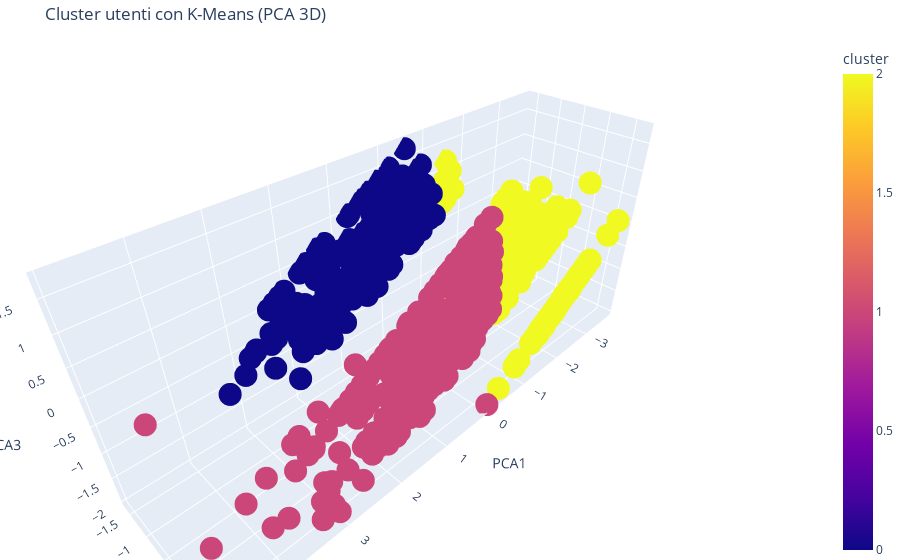

The code cell stored with this chart in its notebook:
### Code cell
import plotly.express as px

# Sostituisci questa parte con il tuo caricamento del DataFrame
# import pandas as pd
# user = pd.read_csv('tuo_file.csv')

fig = px.scatter_3d(
    user,
    x='PCA1',
    y='PCA2',
    z='PCA3',
    color='cluster',
    title='Cluster utenti con K-Means (PCA 3D)',
    labels={'PCA1': 'PCA1', 'PCA2': 'PCA2', 'PCA3': 'PCA3'}
)

fig.update_layout(
    margin=dict(l=0, r=0, b=0, t=40),
    legend_title_text='Cluster'
)

fig.show()

### Figure 1 — Plotly figure (JSON) as saved in the notebook; plotly's stock layout.template omitted (floating-point values rounded to 4 significant figures; data arrays with more than 128 entries replaced by an {"elided": "..."} marker saying what was removed)
{"data": [{"hovertemplate": "PCA1=%{x}<br>PCA2=%{y}<br>PCA3=%{z}<br>cluster=%{marker.color}<extra></extra>", "legendgroup": "", "marker": {"color": {"elided": "943 int values"}, "coloraxis": "coloraxis", "symbol": "circle"}, "mode": "markers", "name": "", "scene": "scene", "showlegend": false, "type": "scatter3d", "x": {"elided": "943 float values"}, "y": {"elided": "943 float values"}, "z": {"elided": "943 float values"}}], "layout": {"coloraxis": {"colorbar": {"title": {"text": "cluster"}}, "colorscale": [[0, "#0d0887"], [0.1111, "#46039f"], [0.2222, "#7201a8"], [0.3333, "#9c179e"], [0.4444, "#bd3786"], [0.5556, "#d8576b"], [0.6667, "#ed7953"], [0.7778, "#fb9f3a"], [0.8889, "#fdca26"], [1, "#f0f921"]]}, "legend": {"title": {"text": "Cluster"}, "tracegroupgap": 0}, "margin": {"b": 0, "l": 0, "r": 0, "t": 40}, "scene": {"domain": {"x": [0, 1], "y": [0, 1]}, "xaxis": {"title": {"text": "PCA1"}}, "yaxis": {"title": {"text": "PCA2"}}, "zaxis": {"title": {"text": "PCA3"}}}, "title": {"text": "Cluster utenti con K-Means (PCA 3D)"}}}
